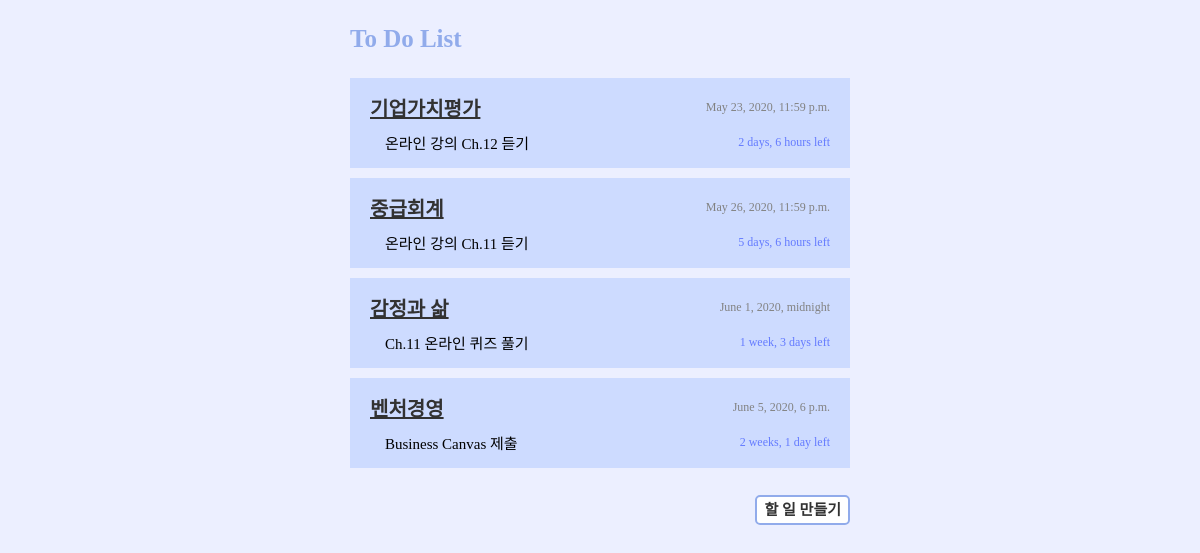
The page / on the database its author committed.
### list/models.py (models this page shows, shortened)
class ToDo(models.Model):
    title = models.CharField(max_length=20)
    content = models.TextField()
    duedate = models.DateTimeField()

### list/views.py (the view)
# urls.py: 2. Add a URL to urlpatterns:  path('', views.home, name='home')
def home(request):
    todos = ToDo.objects.all().order_by('duedate')
    return render(request, 'home.html', {'todos':todos})

### list/templates/home.html (shortened to what this page needs)
<!DOCTYPE html>
<html lang="en">
<head>
    {% load static %}
    <link rel="stylesheet" type="text/css" href="{% static 'home.css' %}">
</head>
<body>
    <div class="container">
        <h1>To Do List</h1>
        {% for todo in todos %}
        <div class="to_do_list">
            <div class="info_1">
                <h2><a href="{% url 'detail' todo.pk %}">{{ todo.title }}</a></h2>
                <p>{{ todo.duedate }}</p>
            </div>
            <div class="info_2">
                <h6>{{ todo.content }}</h6>
                <p>{{ todo.duedate|timeuntil }} left</p>
            </div>
        </div>
        {% endfor %}
        <div class="create">
            <a href="{% url 'new' %}">할 일 만들기</a>
        </div>
    </div>
</body>
</html>

### list/static/home.css (style rules this page uses)
html { background-color: rgb(236, 239, 255); font-family: 'Nanumsquare'; }
.container { width: 500px; margin: 0 auto; }
h1 { color: rgb(145, 171, 235); font-size: 25px; margin: 25px 0; }
.to_do_list { background-color: rgb(205, 219, 255); margin: 10px 0; padding: 10px 20px; }
.info_1 { display: flex; flex-direction: row; justify-content: space-between; align-items: center; }
.info_1 a { color: rgb(50, 50, 50); }
h2 { font-size: 20px; margin: 0; }
.info_1 p { font-size: 12px; color: rgb(130, 130, 130); }
.info_2 { display: flex; flex-direction: row; justify-content: space-between; align-items: center; }
.info_2 h6 { font-size: 15px; font-weight: 300; margin: 5px 15px; }
.info_2 p { color: rgb(100, 123, 255); font-size: 12px; font-weight: 300; margin: 5px 0; }
.create { float: right; margin: 20px 0; }
.create a { font-size: 15px; font-weight: 700; text-decoration: none; color: rgb(50, 50, 50); background-color: white; padding: 5px 7px; margin: 20px 0; border: 2px solid rgb(145, 171, 235); border-radius: 5px; }

### rows shown on the page
ToDo: title "기업가치평가", duedate "May 23, 2020, 11:59 p.m.", content "온라인 강의 Ch.12 듣기", duedate "2 days, 6 hours"
ToDo: title "중급회계", duedate "May 26, 2020, 11:59 p.m.", content "온라인 강의 Ch.11 듣기", duedate "5 days, 6 hours"
ToDo: title "감정과 삶", duedate "June 1, 2020, midnight", content "Ch.11 온라인 퀴즈 풀기", duedate "1 week, 3 days"
ToDo: title "벤처경영", duedate "June 5, 2020, 6 p.m.", content "Business Canvas 제출", duedate "2 weeks, 1 day"
